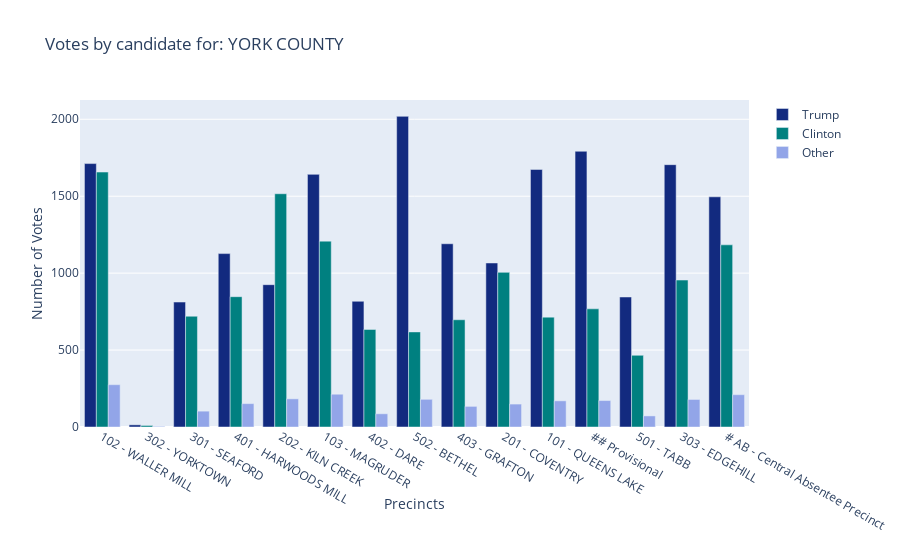

Notebook source saved alongside this figure:
### Code cell
jurisdiction_name='YORK COUNTY'
juris_picker(jurisdiction_name)

### Figure 1 — Plotly figure (JSON) as saved in the notebook; plotly's stock layout.template omitted (floating-point values rounded to 4 significant figures)
{"data": [{"marker": {"color": "#122A7F"}, "name": "Trump", "type": "bar", "x": ["102 - WALLER MILL", "302 - YORKTOWN", "301 - SEAFORD", "401 - HARWOODS MILL", "202 - KILN CREEK", "103 - MAGRUDER", "402 - DARE", "502 - BETHEL", "403 - GRAFTON", "201 - COVENTRY", "101 - QUEENS LAKE", "## Provisional", "501 - TABB", "303 - EDGEHILL", "# AB - Central Absentee Precinct"], "y": [1712, 14, 812, 1127, 925, 1642, 817, 2019, 1191, 1066, 1674, 1792, 845, 1705, 1496]}, {"marker": {"color": "#008080"}, "name": "Clinton", "type": "bar", "x": ["102 - WALLER MILL", "302 - YORKTOWN", "301 - SEAFORD", "401 - HARWOODS MILL", "202 - KILN CREEK", "103 - MAGRUDER", "402 - DARE", "502 - BETHEL", "403 - GRAFTON", "201 - COVENTRY", "101 - QUEENS LAKE", "## Provisional", "501 - TABB", "303 - EDGEHILL", "# AB - Central Absentee Precinct"], "y": [1657, 10, 720, 847, 1516, 1208, 634, 618, 697, 1005, 714, 768, 466, 955, 1184]}, {"marker": {"color": "#92A5E8"}, "name": "Other", "type": "bar", "x": ["102 - WALLER MILL", "302 - YORKTOWN", "301 - SEAFORD", "401 - HARWOODS MILL", "202 - KILN CREEK", "103 - MAGRUDER", "402 - DARE", "502 - BETHEL", "403 - GRAFTON", "201 - COVENTRY", "101 - QUEENS LAKE", "## Provisional", "501 - TABB", "303 - EDGEHILL", "# AB - Central Absentee Precinct"], "y": [275, 4, 103, 152, 183, 213, 86, 180, 134, 149, 170, 172, 72, 179, 210]}], "layout": {"title": {"text": "Votes by candidate for: YORK COUNTY"}, "xaxis": {"title": {"text": "Precincts"}}, "yaxis": {"title": {"text": "Number of Votes"}}}}
